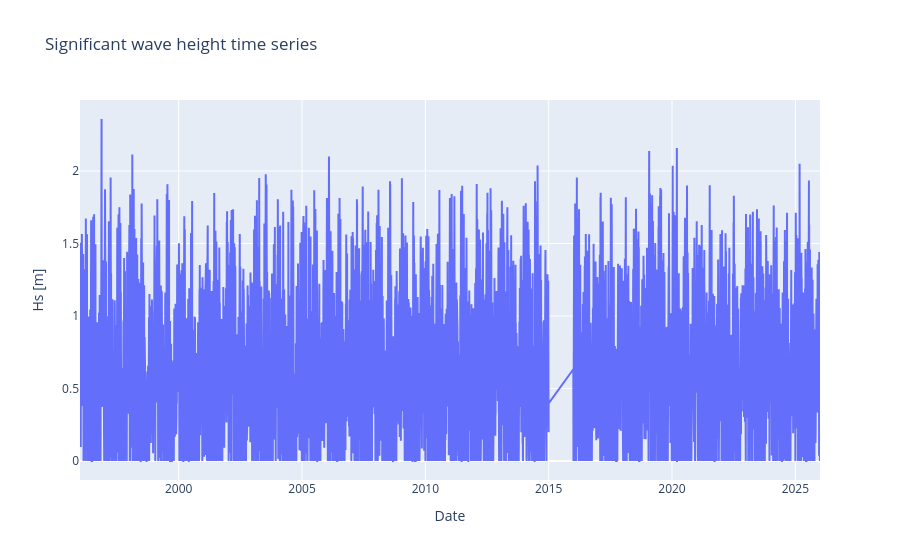

Source (notebook cell):
### Code cell
#
# Peak Over Through code
def pot_method(data, threshold, dtime):
    idx_pot, _ = find_peaks(data, height = threshold, distance = dtime)
    pot_list = data.loc[idx_pot]
    return idx_pot, pot_list
#

figwave = go.Figure()

figwave.add_trace(go.Scatter(
    x=time_values,
    y=time_series,
    mode='lines',
    name='Hs time series'
))

figwave.update_layout(
    xaxis_title='Date',
    yaxis_title='Hs [m]',
    title='Significant wave height time series'
)

figwave.show()

### Figure 1 — Plotly figure (JSON) as saved in the notebook; plotly's stock layout.template omitted (floating-point values rounded to 4 significant figures; data arrays with more than 128 entries replaced by an {"elided": "..."} marker saying what was removed)
{"data": [{"mode": "lines", "name": "Hs time series", "type": "scatter", "x": {"elided": "42372 str values"}, "y": {"elided": "42372 float values"}}], "layout": {"title": {"text": "Significant wave height time series"}, "xaxis": {"title": {"text": "Date"}}, "yaxis": {"title": {"text": "Hs [m]"}}}}
